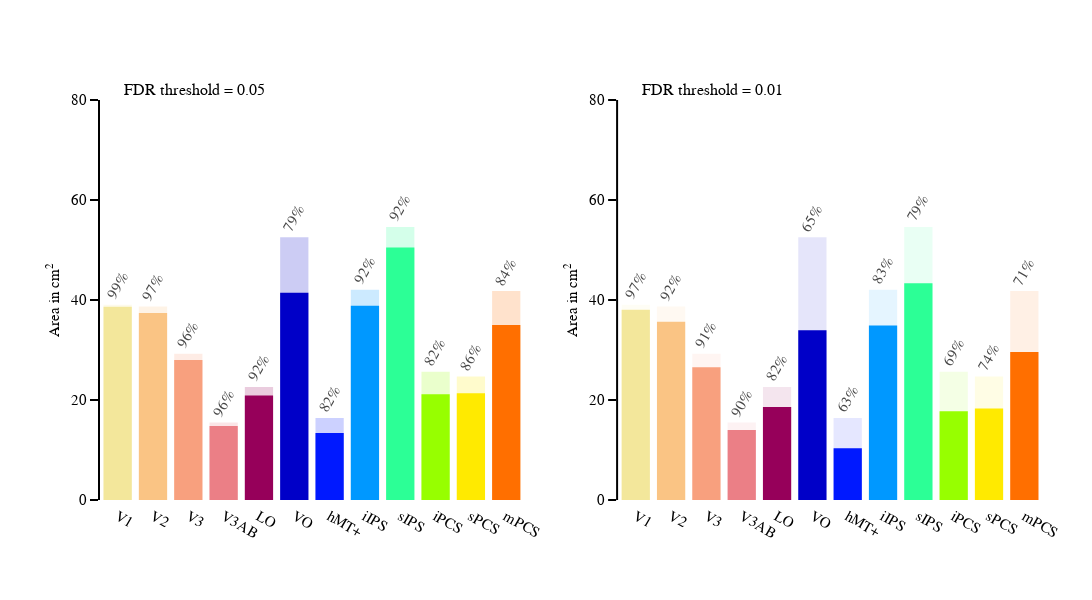

Notebook code for this chart:
### Code cell
fig

### Figure 1 — Plotly figure (JSON) as saved in the notebook; plotly's stock layout.template omitted (floating-point values rounded to 4 significant figures)
{"data": [{"marker": {"color": ["rgb(243,231,155)", "rgb(250,196,132)", "rgb(248,160,126)", "rgb(235,127,134)", "rgb(150,0,90)", "rgb(0,0,200)", "rgb(0,25,255)", "rgb(0,152,255)", "rgb(44,255,150)", "rgb(151,255,0)", "rgb(255,234,0)", "rgb(255,111,0)"], "opacity": 0.2}, "showlegend": false, "text": ["99%", "97%", "96%", "96%", "92%", "79%", "82%", "92%", "92%", "82%", "86%", "84%"], "textangle": -60, "textposition": "outside", "type": "bar", "x": ["V1", "V2", "V3", "V3AB", "LO", "VO", "hMT+", "iIPS", "sIPS", "iPCS", "sPCS", "mPCS"], "xaxis": "x", "y": [39.04, 38.7, 29.23, 15.48, 22.62, 52.53, 16.4, 42.07, 54.61, 25.66, 24.72, 41.78], "yaxis": "y"}, {"marker": {"color": ["rgb(243,231,155)", "rgb(250,196,132)", "rgb(248,160,126)", "rgb(235,127,134)", "rgb(150,0,90)", "rgb(0,0,200)", "rgb(0,25,255)", "rgb(0,152,255)", "rgb(44,255,150)", "rgb(151,255,0)", "rgb(255,234,0)", "rgb(255,111,0)"]}, "showlegend": false, "type": "bar", "x": ["V1", "V2", "V3", "V3AB", "LO", "VO", "hMT+", "iIPS", "sIPS", "iPCS", "sPCS", "mPCS"], "xaxis": "x", "y": [38.67, 37.41, 28.02, 14.81, 20.88, 41.47, 13.39, 38.84, 50.48, 21.17, 21.34, 34.99], "yaxis": "y"}, {"marker": {"color": ["rgb(243,231,155)", "rgb(250,196,132)", "rgb(248,160,126)", "rgb(235,127,134)", "rgb(150,0,90)", "rgb(0,0,200)", "rgb(0,25,255)", "rgb(0,152,255)", "rgb(44,255,150)", "rgb(151,255,0)", "rgb(255,234,0)", "rgb(255,111,0)"], "opacity": 0.1}, "showlegend": false, "text": ["97%", "92%", "91%", "90%", "82%", "65%", "63%", "83%", "79%", "69%", "74%", "71%"], "textangle": -60, "textposition": "outside", "type": "bar", "x": ["V1", "V2", "V3", "V3AB", "LO", "VO", "hMT+", "iIPS", "sIPS", "iPCS", "sPCS", "mPCS"], "xaxis": "x2", "y": [39.04, 38.7, 29.23, 15.48, 22.62, 52.53, 16.4, 42.07, 54.61, 25.66, 24.72, 41.78], "yaxis": "y2"}, {"marker": {"color": ["rgb(243,231,155)", "rgb(250,196,132)", "rgb(248,160,126)", "rgb(235,127,134)", "rgb(150,0,90)", "rgb(0,0,200)", "rgb(0,25,255)", "rgb(0,152,255)", "rgb(44,255,150)", "rgb(151,255,0)", "rgb(255,234,0)", "rgb(255,111,0)"]}, "showlegend": false, "type": "bar", "x": ["V1", "V2", "V3", "V3AB", "LO", "VO", "hMT+", "iIPS", "sIPS", "iPCS", "sPCS", "mPCS"], "xaxis": "x2", "y": [38.03, 35.63, 26.57, 14.0, 18.6, 33.96, 10.37, 34.91, 43.34, 17.76, 18.32, 29.58], "yaxis": "y2"}], "layout": {"annotations": [{"font": {"size": 16}, "showarrow": false, "text": "FDR threshold = 0.05", "x": 0.1, "xanchor": "center", "xref": "paper", "y": 1, "yanchor": "bottom", "yref": "paper"}, {"font": {"size": 16}, "showarrow": false, "text": "FDR threshold = 0.01", "x": 0.65, "xanchor": "center", "xref": "paper", "y": 1, "yanchor": "bottom", "yref": "paper"}], "barmode": "overlay", "height": 600, "margin": {"b": 100, "l": 100, "r": 50, "t": 100}, "width": 1200, "xaxis": {"anchor": "y", "autorange": true, "domain": [0, 0.45], "linecolor": "rgba(255,255,255,0)", "range": [-0.5, 11.5], "showline": true, "ticklen": 0, "type": "category"}, "xaxis2": {"anchor": "y2", "autorange": true, "domain": [0.55, 1], "linecolor": "rgba(255,255,255,0)", "range": [-0.5, 11.5], "showline": true, "ticklen": 0, "type": "category"}, "yaxis": {"anchor": "x", "domain": [0, 1], "nticks": 5, "range": [0, 80], "showline": true, "title": {"text": "Area in cm<sup>2</sup>"}, "type": "linear"}, "yaxis2": {"anchor": "x2", "domain": [0, 1], "nticks": 5, "range": [0, 80], "showline": true, "title": {"text": "Area in cm<sup>2</sup>"}, "type": "linear"}}}
